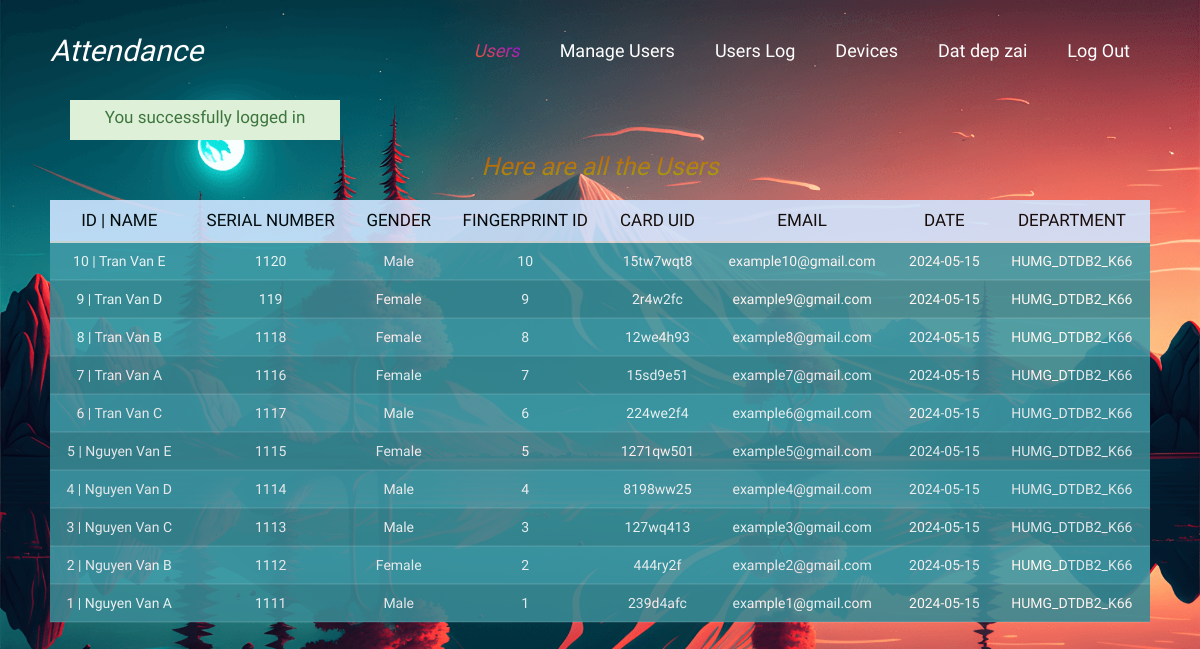
Screenshot of /index.php?login=success (signed in) with the database file from the repository.
### tables this page shows
CREATE TABLE `users` (
  `id` int(11) NOT NULL,
  `username` varchar(30) NOT NULL DEFAULT 'None',
  `serialnumber` double NOT NULL DEFAULT '0',
  `gender` varchar(10) NOT NULL DEFAULT 'None',
  `email` varchar(50) NOT NULL DEFAULT 'None',
  `card_uid` varchar(30) NOT NULL,
  `fingerprint_id` int(11) NOT NULL,
  `card_select` tinyint(1) NOT NULL DEFAULT '0',
  `user_date` date NOT NULL,
  `device_uid` varchar(20) NOT NULL DEFAULT '0',
  `device_dep` varchar(20) NOT NULL DEFAULT '0',
  `add_card` tinyint(1) NOT NULL DEFAULT '0'
);

### index.php (the view, shortened to what this page needs)
<!DOCTYPE html>
<html>
<head>
    <link rel="stylesheet" type="text/css" href="css/css_main.css">
    <link rel="stylesheet" type="text/css" href="css/Users.css">
</head>
<body>
<?php include'header.php'; ?>
<main>
<section>
  <h1 class="slideInDown animated">Here are all the Users</h1>
  <div class="table-responsive slideInRight animated" style="max-height: 500px;overflow-y: scroll;">
    <table class="table">
      <thead class="table-primary">
        <tr>
          <th>ID | Name</th>
          <th>Serial Number</th>
          <th>Gender</th>
          <th>FingerPrint ID</th>
          <th>Card UID</th>
          <th>Email</th>
          <th>Date</th>
          <th>Department</th>
        </tr>
      </thead>
      <tbody class="table-secondary">
        <?php
          require'connectDB.php';
            $sql = "SELECT * FROM users WHERE add_card=1 ORDER BY id DESC";
            $result = mysqli_stmt_init($conn);
            if (!mysqli_stmt_prepare($result, $sql)) {
                echo '<p class="error">SQL Error</p>';
            }
            else{
                mysqli_stmt_execute($result);
                $resultl = mysqli_stmt_get_result($result);
              if (mysqli_num_rows($resultl) > 0){
                  while ($row = mysqli_fetch_assoc($resultl)){
          ?>
            <TR>
            <TD><?php echo $row['id']; echo" | "; echo $row['username'];?></TD>
            <TD><?php echo $row['serialnumber'];?></TD>
            <TD><?php echo $row['gender'];?></TD>
            <TD><?php echo $row['fingerprint_id'];?></TD>
            <TD><?php echo $row['card_uid'];?></TD>
            <TD><?php echo $row['email'];?></TD>
            <TD><?php echo $row['user_date'];?></TD>
            <TD><?php echo $row['device_dep'];?></TD>
            </TR>
        <?php
                }
            }
          }
        ?>
      </tbody>
    </table>
  </div>
</section>
</main>
</body>
</html>

### header.php (shortened to what this page needs)
<head>
	<link rel="stylesheet" href="https://cdnjs.cloudflare.com/ajax/libs/font-awesome/4.7.0/css/font-awesome.min.css">
	<link rel='stylesheet' type='text/css' href="css/bootstrap.css">
	<link rel="stylesheet" href="https://maxcdn.bootstrapcdn.com/bootstrap/3.4.0/css/bootstrap.min.css">
	<link rel="stylesheet" type="text/css" href="css/css_main.css">
	<link rel="stylesheet" type="text/css" href="css/header.css">
</head>
<header>
<div class="logo">
	<a href="index.php">Attendance</a>
</div>
<div class="topnav" id="myTopnav">
	<a href="index.php">Users</a>
    <a href="ManageUsers.php">Manage Users</a>
    <a href="UsersLog.php">Users Log</a>
    <a href="devices.php">Devices</a>
    <?php
    	if (isset($_SESSION['Admin-name'])) {
    		echo '<a href="#" data-toggle="modal" data-target="#admin-account">'.$_SESSION['Admin-name'].'</a>';
    		echo '<a href="logout.php">Log Out</a>';
    	}
    	else{
    		echo '<a href="login.php">Log In</a>';
    	}
    ?>
</div>
<div class="up_info2 alert-success"></div>
</header>

### css/css_main.css (style rules this page uses)
* { font-family: "Poetsen One", sans-serif; font-optical-sizing: auto; font-weight: 300; font-style: normal; text-decoration: none; box-sizing: border-box; -webkit-user-select: none; -ms-user-select: none; user-select: none; }
body { width:100vw; height: 100vh; background: url(../icons/login-bg.png) no-repeat center / cover; font-size: 16px; }
:root { --darkBlue: #217093; --medBlue: #4eb8dd; --lightBlue: #ddf1fa; --inputBG: #f3fafd; }
h1 { font-size: 25px; font-weight: 300; text-align: center; padding: 10px; background-image: linear-gradient(to right bottom, #fd0000, #78ff07); color: transparent; -webkit-background-clip: text; background-clip: text; font-style: italic; }
th { padding: 15px; text-align: center; font-weight: 500; font-size: 17px; color: #000; text-transform: uppercase; border: none; background-color: rgba(255,255,255,0.3); }
td { padding: 15px; text-align: center; font-weight: 300; font-size: 14px; color: #fff; border-bottom: solid 2px rgba(255,255,255,0.1); }
.slideInRight { animation-name: slideInRight; }
.slideInDown { animation-name: slideInDown; }
.animated { animation-duration: 1s; animation-fill-mode: both; }
section, center ,.opacity_content { opacity: 0.9; }
.up_info1, .up_info2 { display: none; width: 270px; height: 40px; font-size: 17px; padding: 5px; margin-right: 20px; text-align: center; position: absolute; top: 100px; left: 70px; animation: slide ease 1s; z-index: 1; }

### css/Users.css (style rules this page uses)
section { margin: 50px; }
section { overflow-x:hidden; }
.slideInRight { animation-name: slideInRight; }
.slideInDown { animation-name: slideInDown; }
.animated { animation-duration: 1s; animation-fill-mode: both; }
.topnav>a:nth-child(1) { background-image: linear-gradient(to right top, #ff660d, #8800ff); color: transparent; -webkit-background-clip: text; background-clip: text; font-style: italic; text-align: center; }

### css/header.css (style rules this page uses)
header, main { width: 100%; margin: 0 auto; }
header { display:flex; justify-content:space-between; align-items: center; padding: 30px 50px 0; }
.logo a { font-family: "Sevillana", cursive; font-weight: 400; font-style: normal; text-decoration: none; font-size: 30px; color: #fff; -webkit-background-clip: text; background-clip: text; font-style: italic; text-align: center; display: block; }
.topnav { display: flex; justify-content: center; line-height: 30px; }
.topnav a { display: block; color: #ffffff; text-align: center; text-decoration: none; font-size: 18px; margin: 0 20px; position: relative; }
.topnav a::after { display: block; content: ""; position:absolute; left: 0; bottom: -3px; width: 100%; height: 3px; background: #fff; border-radius: 5px; transform-origin: right; transform: scaleX(0); transition: transform .5s; }
tbody tr:nth-child(even) { background-color: #388994; }
tbody tr:nth-child(odd) { background-color: #3f9aa6; }

### rows the page displays
users: id "10", username "Tran Van E", serialnumber "1120", gender "Male", fingerprint "10", card_uid "15tw7wqt8", email "example10@gmail.com", user_date "2024-05-15", device_dep "HUMG_DTDB2_K66"
users: id "9", username "Tran Van D", serialnumber "119", gender "Female", fingerprint "9", card_uid "2r4w2fc", email "example9@gmail.com", user_date "2024-05-15", device_dep "HUMG_DTDB2_K66"
users: id "8", username "Tran Van B", serialnumber "1118", gender "Female", fingerprint "8", card_uid "12we4h93", email "example8@gmail.com", user_date "2024-05-15", device_dep "HUMG_DTDB2_K66"
users: id "7", username "Tran Van A", serialnumber "1116", gender "Female", fingerprint "7", card_uid "15sd9e51", email "example7@gmail.com", user_date "2024-05-15", device_dep "HUMG_DTDB2_K66"
users: id "6", username "Tran Van C", serialnumber "1117", gender "Male", fingerprint "6", card_uid "224we2f4", email "example6@gmail.com", user_date "2024-05-15", device_dep "HUMG_DTDB2_K66"
users: id "5", username "Nguyen Van E", serialnumber "1115", gender "Female", fingerprint "5", card_uid "1271qw501", email "example5@gmail.com", user_date "2024-05-15", device_dep "HUMG_DTDB2_K66"
users: id "4", username "Nguyen Van D", serialnumber "1114", gender "Male", fingerprint "4", card_uid "8198ww25", email "example4@gmail.com", user_date "2024-05-15", device_dep "HUMG_DTDB2_K66"
users: id "3", username "Nguyen Van C", serialnumber "1113", gender "Male", fingerprint "3", card_uid "127wq413", email "example3@gmail.com", user_date "2024-05-15", device_dep "HUMG_DTDB2_K66"
users: id "2", username "Nguyen Van B", serialnumber "1112", gender "Female", fingerprint "2", card_uid "444ry2f", email "example2@gmail.com", user_date "2024-05-15", device_dep "HUMG_DTDB2_K66"
users: id "1", username "Nguyen Van A", serialnumber "1111", gender "Male", fingerprint "1", card_uid "239d4afc", email "example1@gmail.com", user_date "2024-05-15", device_dep "HUMG_DTDB2_K66"

### other values shown
$_SESSION['Admin-name'] "Dat dep zai"
